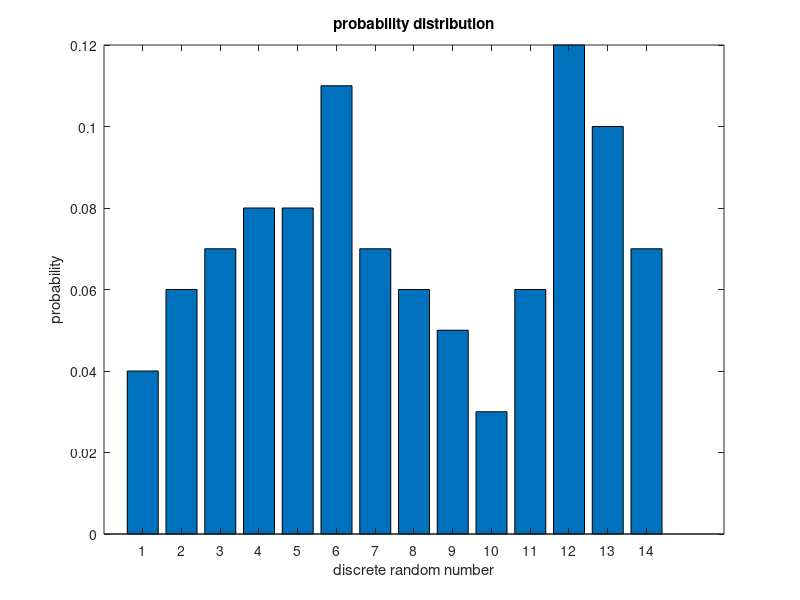

Write the MATLAB code that produced this figure.
y = [0.04,0.06,0.07,0.08,0.08,0.11,0.07,0.06,0.05,0.03,0.06,0.12,0.10,0.07];
bar(1:14,y);
xlabel("discrete random number");
ylabel("probability");
title("probability distribution");